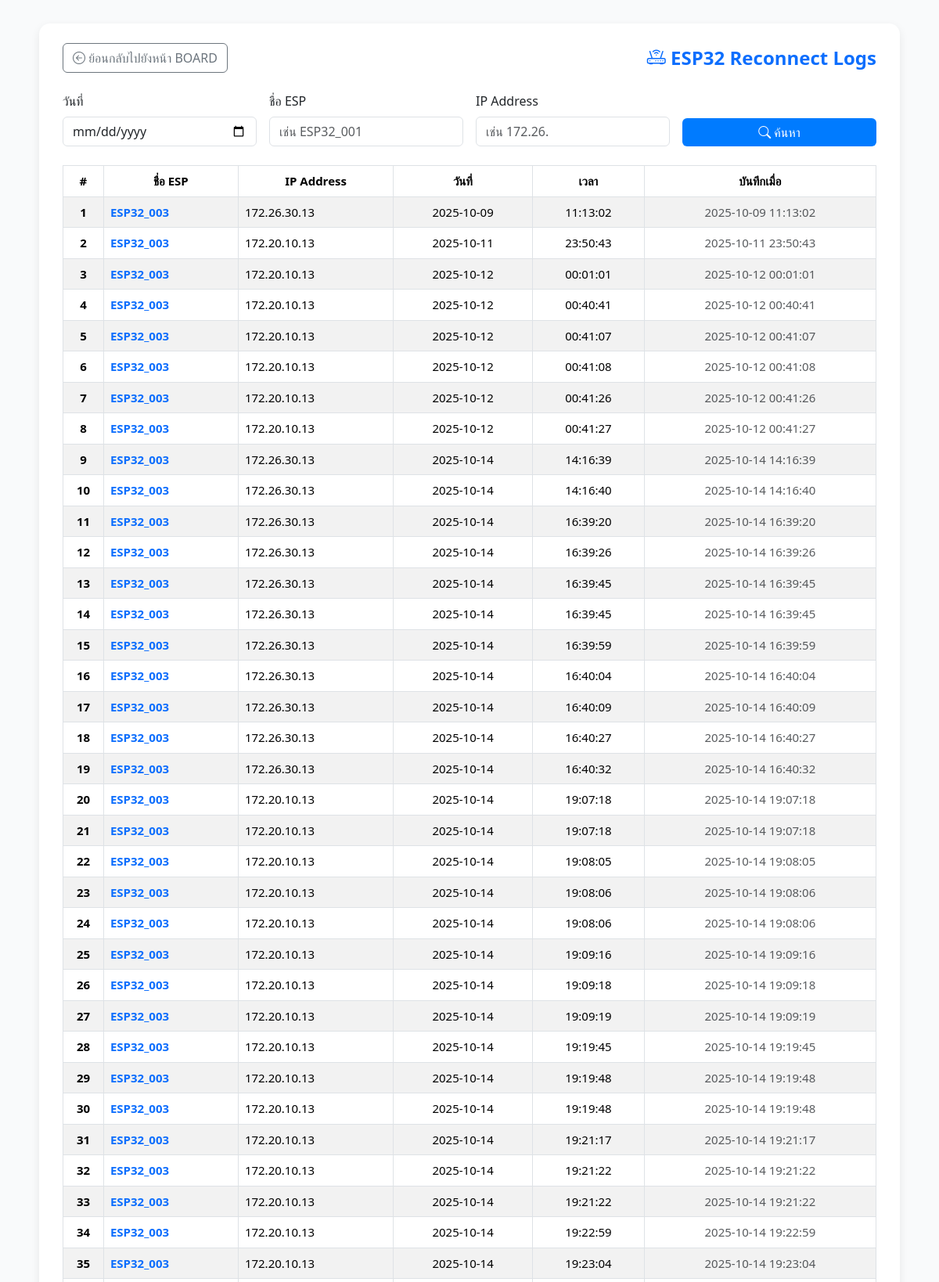
The app's page /reconnect_logs.php (upper part) with its own data.
### tables this page shows
CREATE TABLE `esp_logs` (
  `id` int(11) NOT NULL,
  `esp_name` varchar(50) NOT NULL,
  `ip_address` varchar(50) DEFAULT NULL,
  `log_date` date NOT NULL,
  `log_time` time NOT NULL,
  `created_at` datetime DEFAULT current_timestamp()
);

### reconnect_logs.php (the view, shortened to what this page needs)
<?php
require 'db.php';
$filter_date = $_GET['date'] ?? '';
$filter_esp  = $_GET['esp'] ?? '';
$filter_ip   = $_GET['ip'] ?? '';
$query = "SELECT * FROM esp_logs WHERE 1=1";
$params = [];
$query .= " ORDER BY log_date ASC, log_time ASC, id ASC";
$stmt = $conn->prepare($query);
$stmt->execute($params);
$logs = $stmt->fetchAll(PDO::FETCH_ASSOC);
?>
<!DOCTYPE html>
<html lang="th">
<head>
<link href="https://cdn.jsdelivr.net/npm/bootstrap@5.3.3/dist/css/bootstrap.min.css" rel="stylesheet">
<link rel="stylesheet" href="https://cdn.jsdelivr.net/npm/bootstrap-icons@1.11.3/font/bootstrap-icons.css">
</head>
<body>
<div class="container">
  <div class="d-flex justify-content-between align-items-center mb-4">
    <a href="ipboard.php" class="btn btn-outline-secondary back-btn">
      <i class="bi bi-arrow-left-circle"></i> ย้อนกลับไปยังหน้า BOARD
    </a>
    <h4 class="text-primary m-0">
      <i class="bi bi-router"></i> ESP32 Reconnect Logs
    </h4>
  </div>
  <form method="get" class="row g-3 mb-4">
    <div class="col-md-3">
      <label class="form-label">วันที่</label>
      <input type="date" name="date" value="<?= htmlspecialchars($filter_date) ?>" class="form-control">
    </div>
    <div class="col-md-3">
      <label class="form-label">ชื่อ ESP</label>
      <input type="text" name="esp" value="<?= htmlspecialchars($filter_esp) ?>" placeholder="เช่น ESP32_001" class="form-control">
    </div>
    <div class="col-md-3">
      <label class="form-label">IP Address</label>
      <input type="text" name="ip" value="<?= htmlspecialchars($filter_ip) ?>" placeholder="เช่น 172.26." class="form-control">
    </div>
    <div class="col-md-3 d-flex align-items-end">
      <button type="submit" class="btn btn-primary w-100">
        <i class="bi bi-search"></i> ค้นหา
      </button>
    </div>
  </form>
  <div class="table-responsive">
    <table class="table table-striped table-bordered align-middle">
      <thead>
        <tr>
          <th width="5%">#</th>
          <th>ชื่อ ESP</th>
          <th>IP Address</th>
          <th>วันที่</th>
          <th>เวลา</th>
          <th>บันทึกเมื่อ</th>
        </tr>
      </thead>
      <tbody>
        <?php if (count($logs) > 0): ?>
          <?php foreach ($logs as $i => $row): ?>
            <tr>
              <td class="text-center fw-semibold"><?= $i + 1 ?></td>
              <td class="text-primary fw-semibold"><?= htmlspecialchars($row['esp_name']) ?></td>
              <td><?= htmlspecialchars($row['ip_address']) ?></td>
              <td class="text-center"><?= htmlspecialchars($row['log_date']) ?></td>
              <td class="text-center"><?= htmlspecialchars($row['log_time']) ?></td>
              <td class="text-center text-muted"><?= htmlspecialchars($row['created_at']) ?></td>
            </tr>
          <?php endforeach; ?>
        <?php endif; ?>
      </tbody>
    </table>
  </div>
</div>
</body>
</html>

### reconnect_logs.php (style rules this page uses)
body { background-color: #f9fafb; }
.container { max-width: 1100px; background: white; padding: 25px 30px; margin-top: 30px; border-radius: 14px; box-shadow: 0 4px 12px rgba(0,0,0,0.08); }
h4 { font-weight: 600; }
table { font-size: 15px; }
thead th { background-color: #007bff; color: white; text-align: center; vertical-align: middle; }
tbody td { vertical-align: middle; }
.form-label { font-weight: 500; }
.btn-primary { background-color: #007bff; border: none; }
.back-btn { text-decoration: none; font-weight: 500; }

### records on screen
esp_logs: esp_name "ESP32_003", ip_address "172.26.30.13", log_date "2025-10-09", log_time "11:13:02", created_at "2025-10-09 11:13:02"
esp_logs: esp_name "ESP32_003", ip_address "172.20.10.13", log_date "2025-10-11", log_time "23:50:43", created_at "2025-10-11 23:50:43"
esp_logs: esp_name "ESP32_003", ip_address "172.20.10.13", log_date "2025-10-12", log_time "00:01:01", created_at "2025-10-12 00:01:01"
esp_logs: esp_name "ESP32_003", ip_address "172.20.10.13", log_date "2025-10-12", log_time "00:40:41", created_at "2025-10-12 00:40:41"
esp_logs: esp_name "ESP32_003", ip_address "172.20.10.13", log_date "2025-10-12", log_time "00:41:07", created_at "2025-10-12 00:41:07"
esp_logs: esp_name "ESP32_003", ip_address "172.20.10.13", log_date "2025-10-12", log_time "00:41:08", created_at "2025-10-12 00:41:08"
esp_logs: esp_name "ESP32_003", ip_address "172.20.10.13", log_date "2025-10-12", log_time "00:41:26", created_at "2025-10-12 00:41:26"
esp_logs: esp_name "ESP32_003", ip_address "172.20.10.13", log_date "2025-10-12", log_time "00:41:27", created_at "2025-10-12 00:41:27"
esp_logs: esp_name "ESP32_003", ip_address "172.26.30.13", log_date "2025-10-14", log_time "14:16:39", created_at "2025-10-14 14:16:39"
esp_logs: esp_name "ESP32_003", ip_address "172.26.30.13", log_date "2025-10-14", log_time "14:16:40", created_at "2025-10-14 14:16:40"
esp_logs: esp_name "ESP32_003", ip_address "172.26.30.13", log_date "2025-10-14", log_time "16:39:20", created_at "2025-10-14 16:39:20"
esp_logs: esp_name "ESP32_003", ip_address "172.26.30.13", log_date "2025-10-14", log_time "16:39:26", created_at "2025-10-14 16:39:26"
esp_logs: esp_name "ESP32_003", ip_address "172.26.30.13", log_date "2025-10-14", log_time "16:39:45", created_at "2025-10-14 16:39:45"
esp_logs: esp_name "ESP32_003", ip_address "172.26.30.13", log_date "2025-10-14", log_time "16:39:45", created_at "2025-10-14 16:39:45"
esp_logs: esp_name "ESP32_003", ip_address "172.26.30.13", log_date "2025-10-14", log_time "16:39:59", created_at "2025-10-14 16:39:59"
esp_logs: esp_name "ESP32_003", ip_address "172.26.30.13", log_date "2025-10-14", log_time "16:40:04", created_at "2025-10-14 16:40:04"
esp_logs: esp_name "ESP32_003", ip_address "172.26.30.13", log_date "2025-10-14", log_time "16:40:09", created_at "2025-10-14 16:40:09"
esp_logs: esp_name "ESP32_003", ip_address "172.26.30.13", log_date "2025-10-14", log_time "16:40:27", created_at "2025-10-14 16:40:27"
esp_logs: esp_name "ESP32_003", ip_address "172.26.30.13", log_date "2025-10-14", log_time "16:40:32", created_at "2025-10-14 16:40:32"
esp_logs: esp_name "ESP32_003", ip_address "172.20.10.13", log_date "2025-10-14", log_time "19:07:18", created_at "2025-10-14 19:07:18"
esp_logs: esp_name "ESP32_003", ip_address "172.20.10.13", log_date "2025-10-14", log_time "19:07:18", created_at "2025-10-14 19:07:18"
esp_logs: esp_name "ESP32_003", ip_address "172.20.10.13", log_date "2025-10-14", log_time "19:08:05", created_at "2025-10-14 19:08:05"
esp_logs: esp_name "ESP32_003", ip_address "172.20.10.13", log_date "2025-10-14", log_time "19:08:06", created_at "2025-10-14 19:08:06"
esp_logs: esp_name "ESP32_003", ip_address "172.20.10.13", log_date "2025-10-14", log_time "19:08:06", created_at "2025-10-14 19:08:06"
esp_logs: esp_name "ESP32_003", ip_address "172.20.10.13", log_date "2025-10-14", log_time "19:09:16", created_at "2025-10-14 19:09:16"
esp_logs: esp_name "ESP32_003", ip_address "172.20.10.13", log_date "2025-10-14", log_time "19:09:18", created_at "2025-10-14 19:09:18"
esp_logs: esp_name "ESP32_003", ip_address "172.20.10.13", log_date "2025-10-14", log_time "19:09:19", created_at "2025-10-14 19:09:19"
esp_logs: esp_name "ESP32_003", ip_address "172.20.10.13", log_date "2025-10-14", log_time "19:19:45", created_at "2025-10-14 19:19:45"
esp_logs: esp_name "ESP32_003", ip_address "172.20.10.13", log_date "2025-10-14", log_time "19:19:48", created_at "2025-10-14 19:19:48"
esp_logs: esp_name "ESP32_003", ip_address "172.20.10.13", log_date "2025-10-14", log_time "19:19:48", created_at "2025-10-14 19:19:48"
esp_logs: esp_name "ESP32_003", ip_address "172.20.10.13", log_date "2025-10-14", log_time "19:21:17", created_at "2025-10-14 19:21:17"
esp_logs: esp_name "ESP32_003", ip_address "172.20.10.13", log_date "2025-10-14", log_time "19:21:22", created_at "2025-10-14 19:21:22"
esp_logs: esp_name "ESP32_003", ip_address "172.20.10.13", log_date "2025-10-14", log_time "19:21:22", created_at "2025-10-14 19:21:22"
esp_logs: esp_name "ESP32_003", ip_address "172.20.10.13", log_date "2025-10-14", log_time "19:22:59", created_at "2025-10-14 19:22:59"
esp_logs: esp_name "ESP32_003", ip_address "172.20.10.13", log_date "2025-10-14", log_time "19:23:04", created_at "2025-10-14 19:23:04"
